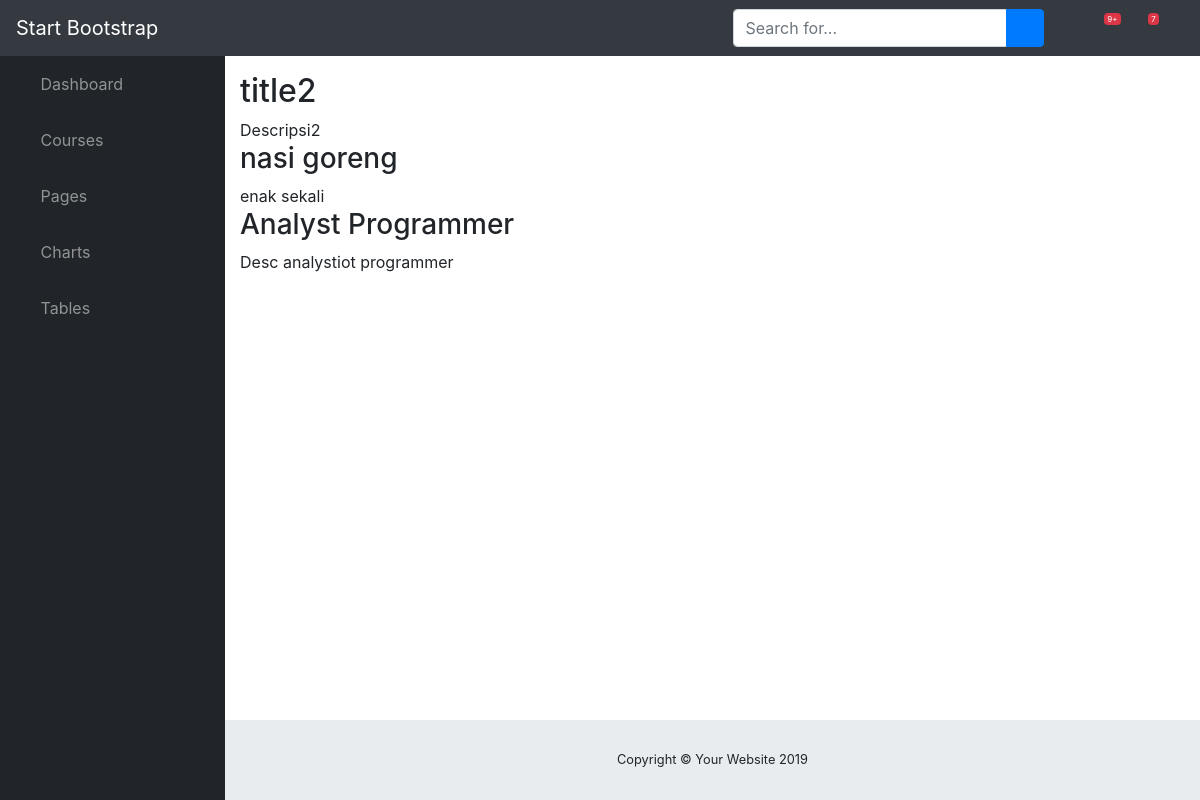
Screenshot of /courses/2 with the database file from the repository.
### courses/models.py (models this page shows, shortened)
class Course(models.Model):
    created_at = models.DateTimeField(auto_now_add=True)
    title = models.CharField(max_length=255)
    description=models.TextField()

class Step(models.Model):
    title = models.CharField(max_length=255)
    description =models.TextField()
    order = models.IntegerField(default=0)
    course = models.ForeignKey(Course,on_delete=models.CASCADE)
    content = models.TextField(blank=True,default='')
    class Meta:
        ordering =['-order','title',] #order desc

### courses/views.py (the view)
# urls.py: path("<int:pk>",views.course_detail,name='detail')
def course_detail(request,pk):
    course = Course.objects.get(pk=pk)
    return render(request,'courses/course_detail.html',{'course':course})

### courses/templates/courses/course_detail.html (shortened to what this page needs)
{% extends 'sblayout.html' %}
{% block content %}
<article>
    <h2>{{ course.title }}</h2>
    {{ course.description }}
        <section>
            {% for step in course.step_set.all %}
            <h3>{{ step.title }}</h3>
            {{ step.description }}
            {% endfor %}
        </section>
{% endblock content %}

### rows the page displays
Course: title "title2", description "Descripsi2"
Step: title "nasi goreng", description "enak sekali"
Step: title "Analyst Programmer", description "Desc analystiot programmer"
